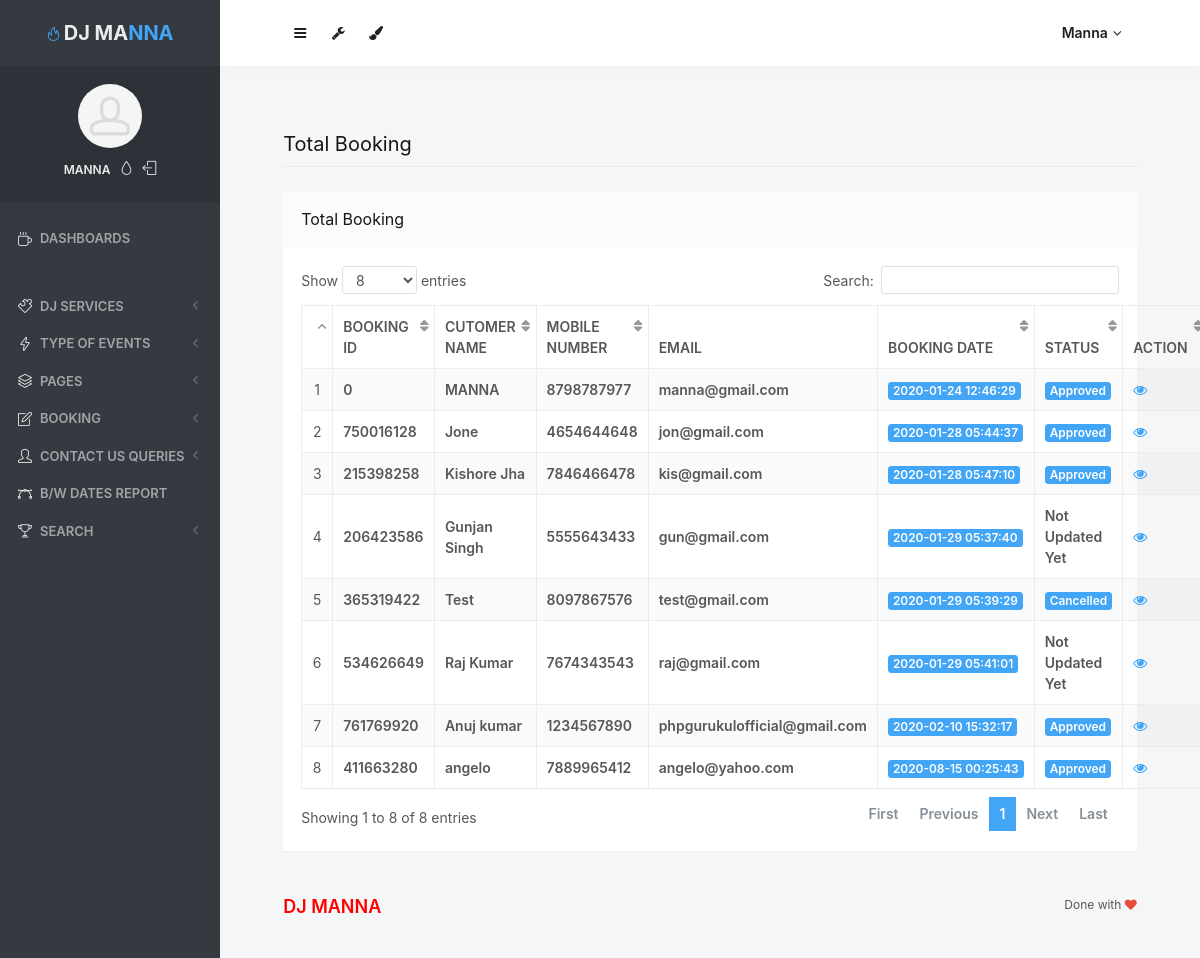
Page /admin/all-booking.php (signed in) on the committed database.
### tables this page shows
CREATE TABLE `tblbooking` (
  `ID` int(10) NOT NULL,
  `BookingID` int(10) DEFAULT NULL,
  `ServiceID` int(10) DEFAULT NULL,
  `Name` varchar(200) DEFAULT NULL,
  `MobileNumber` bigint(10) DEFAULT NULL,
  `Email` varchar(200) DEFAULT NULL,
  `EventDate` varchar(200) DEFAULT NULL,
  `EventStartingtime` varchar(200) DEFAULT NULL,
  `EventEndingtime` varchar(200) DEFAULT NULL,
  `VenueAddress` mediumtext DEFAULT NULL,
  `EventType` varchar(200) DEFAULT NULL,
  `AdditionalInformation` mediumtext DEFAULT NULL,
  `BookingDate` timestamp NULL DEFAULT current_timestamp(),
  `Remark` varchar(200) DEFAULT NULL,
  `Status` varchar(200) DEFAULT NULL,
  `UpdationDate` timestamp NULL DEFAULT NULL ON UPDATE current_timestamp()
);

### admin/all-booking.php (the view, shortened to what this page needs)
<?php
include('includes/dbconnection.php');
if (strlen($_SESSION['odmsaid']==0)) {
  header('location:logout.php');
  } else{
  ?>
<!doctype html>
<html lang="en" class="no-focus">
    <head>
        <link rel="stylesheet" href="assets/js/plugins/datatables/dataTables.bootstrap4.min.css">
        <link rel="stylesheet" id="css-main" href="assets/css/codebase.min.css">
    </head>
    <body>
        <div id="page-container" class="sidebar-o sidebar-inverse side-scroll page-header-fixed main-content-narrow">
           <?php include_once('includes/sidebar.php');?>
          <?php include_once('includes/header.php');?>
            <main id="main-container">
                <div class="content">
                    <h2 class="content-heading">Total Booking</h2>
                    <div class="block">
                        <div class="block-header block-header-default">
                            <h3 class="block-title">Total Booking</h3>
                        </div>
                        <div class="block-content block-content-full">
                            <table class="table table-bordered table-striped table-vcenter js-dataTable-full-pagination">
                                <thead>
                                    <tr>
                                        <th class="text-center"></th>
                                        <th>Booking ID</th>
                                        <th class="d-none d-sm-table-cell">Cutomer Name</th>
                                        <th class="d-none d-sm-table-cell">Mobile Number</th>
                                        <th class="d-none d-sm-table-cell">Email</th>
                                        <th class="d-none d-sm-table-cell">Booking Date</th>
                                        <th class="d-none d-sm-table-cell">Status</th>
                                        <th class="d-none d-sm-table-cell" style="width: 15%;">Action</th>
                                       </tr>
                                </thead>
                                <tbody>
                                    <?php
$sql="SELECT * from tblbooking";
$query = $dbh -> prepare($sql);
$query->execute();
$results=$query->fetchAll(PDO::FETCH_OBJ);
$cnt=1;
if($query->rowCount() > 0)
{
foreach($results as $row)
{               ?>
                                    <tr>
                                        <td class="text-center"><?php echo htmlentities($cnt);?></td>
                                        <td class="font-w600"><?php  echo htmlentities($row->BookingID);?></td>
                                        <td class="font-w600"><?php  echo htmlentities($row->Name);?></td>
                                        <td class="font-w600"><?php  echo htmlentities($row->MobileNumber);?></td>
                                        <td class="font-w600"><?php  echo htmlentities($row->Email);?></td>
                                        <td class="font-w600">
                                            <span class="badge badge-primary"><?php  echo htmlentities($row->BookingDate);?></span>
                                        </td>
                                        <?php if($row->Status==""){ ?>
                     <td class="font-w600"><?php echo "Not Updated Yet"; ?></td>
<?php } else { ?>
                                        <td class="d-none d-sm-table-cell">
                                            <span class="badge badge-primary"><?php  echo htmlentities($row->Status);?></span>
                                        </td>
<?php } ?>
                                         <td class="d-none d-sm-table-cell"><a href="view-booking-detail.php?editid=<?php echo htmlentities ($row->ID);?>&&bookingid=<?php echo htmlentities ($row->BookingID);?>"><i class="fa fa-eye" aria-hidden="true"></i></a></td>
                                    </tr>
                                    <?php $cnt=$cnt+1;}} ?>
                                </tbody>
                            </table>
                        </div>
                    </div>
                </div>
            </main>
           <?php include_once('includes/footer.php');?>
        </div>
    </body>
</html>
<?php }  ?>

### admin/includes/sidebar.php (shortened to what this page needs)
     <?php
include('includes/dbconnection.php');
if (strlen($_SESSION['odmsaid']==0)) {
  header('location:logout.php');
  } else{
  ?>
   <nav id="sidebar">
                <div id="sidebar-scroll">
                    <div class="sidebar-content">
                        <div class="content-header content-header-fullrow px-15">
                            <div class="content-header-section text-center align-parent sidebar-mini-hidden">
                                <div class="content-header-item">
                                    <a class="link-effect font-w700" href="dashboard.php">
                                        <i class="si si-fire text-primary"></i>
                                        <span class="font-size-xl text-dual-primary-dark">DJ MA</span><span class="font-size-xl text-primary">NNA</span>
                                    </a>
                                </div>
                            </div>
                        </div>
                        <div class="content-side content-side-full content-side-user px-10 align-parent">
                            <div class="sidebar-mini-hidden-b text-center">
                                <a class="img-link" href="be_pages_generic_profile.html">
                                    <img class="img-avatar" src="assets/img/avatars/avatar15.jpg" alt="">
                                </a>
                                <ul class="list-inline mt-10">
                                    <?php
$aid=$_SESSION['odmsaid'];
$sql="SELECT AdminName from  tbladmin where ID=:aid";
$query = $dbh -> prepare($sql);
$query->bindParam(':aid',$aid,PDO::PARAM_STR);
$query->execute();
$results=$query->fetchAll(PDO::FETCH_OBJ);
$cnt=1;
if($query->rowCount() > 0)
{
foreach($results as $row)
{               ?>
                                    <li class="list-inline-item">
                                        <a class="link-effect text-dual-primary-dark font-size-xs font-w600 text-uppercase" href="admin-profile.php"><?php  echo $row->AdminName;?></a>
                                    </li><?php $cnt=$cnt+1;}} ?>
                                    <li class="list-inline-item">
                                        <a class="link-effect text-dual-primary-dark" data-toggle="layout" data-action="sidebar_style_inverse_toggle" href="admin-profile.php">
                                            <i class="si si-drop"></i>
                                        </a>
                                    </li>
                                    <li class="list-inline-item">
                                        <a class="link-effect text-dual-primary-dark" href="logout.php">
                                            <i class="si si-logout"></i>
                                        </a>
                                    </li>
                                </ul>
                            </div>
                        </div>
                        <div class="content-side content-side-full">
                            <ul class="nav-main">
                                <li class="open">
                                    <a href="dashboard.php"><i class="si si-cup"></i><span class="sidebar-mini-hide">Dashboards</span></a>
                                </li>
                                <li class="nav-main-heading"><span class="sidebar-mini-visible">UI</span><span class="sidebar-mini-hidden"></span></li>
                                <li>
                                    <a class="nav-submenu" data-toggle="nav-submenu"><i class="si si-puzzle"></i><span class="sidebar-mini-hide"></span>DJ Services</a>
                                </li>
                                <li>
                                    <a class="nav-submenu" data-toggle="nav-submenu" href="#"><i class="si si-energy"></i><span class="sidebar-mini-hide">Type of Events</span></a>
                                </li>
                                <li>
                                    <a class="nav-submenu" data-toggle="nav-submenu" href="#"><i class="si si-layers"></i><span class="sidebar-mini-hide">Pages</span></a>
                                </li>
                                <li>
                                    <a class="nav-submenu" data-toggle="nav-submenu" href="#"><i class="si si-note"></i><span class="sidebar-mini-hide">Booking</span></a>
                                </li>
                                <li>
                                    <a class="nav-submenu" data-toggle="nav-submenu" href="#"><i class="si si-user"></i><span class="sidebar-mini-hide">Contact Us Queries</span></a>
                                </li>
                                <li>
                                    <a  href="between-dates-report.php"><i class="si si-vector"></i><span class="sidebar-mini-hide">B/w Dates Report</span></a>
                                </li>
                                <li>
                                    <a class="nav-submenu" data-toggle="nav-submenu" href="#"><i class="si si-trophy"></i><span class="sidebar-mini-hide">Search</span></a>
                                </li>
                            </ul>
                        </div>
                    </div>
                </div>
            </nav>
           <?php }  ?>

### admin/includes/header.php (shortened to what this page needs)
   <?php
include('includes/dbconnection.php');
if (strlen($_SESSION['odmsaid']==0)) {
  header('location:logout.php');
  } else{
  ?>
            <header id="page-header">
                <div class="content-header">
                    <div class="content-header-section">
                        <button type="button" class="btn btn-circle btn-dual-secondary" data-toggle="layout" data-action="sidebar_toggle">
                            <i class="fa fa-navicon"></i>
                        </button>
                        <div class="btn-group" role="group">
                            <button type="button" class="btn btn-circle btn-dual-secondary" id="page-header-options-dropdown" data-toggle="dropdown" aria-haspopup="true" aria-expanded="false">
                                <i class="fa fa-wrench"></i>
                            </button>
                        </div>
                        <div class="btn-group" role="group">
                            <button type="button" class="btn btn-circle btn-dual-secondary" id="page-header-themes-dropdown" data-toggle="dropdown" aria-haspopup="true" aria-expanded="false">
                                <i class="fa fa-paint-brush"></i>
                            </button>
                        </div>
                    </div>
                    <div class="content-header-section">
                        <div class="btn-group" role="group">
                            <?php
$aid=$_SESSION['odmsaid'];
$sql="SELECT AdminName from  tbladmin where ID=:aid";
$query = $dbh -> prepare($sql);
$query->bindParam(':aid',$aid,PDO::PARAM_STR);
$query->execute();
$results=$query->fetchAll(PDO::FETCH_OBJ);
$cnt=1;
if($query->rowCount() > 0)
{
foreach($results as $row)
{               ?>
                            <button type="button" class="btn btn-rounded btn-dual-secondary" id="page-header-user-dropdown" data-toggle="dropdown" aria-haspopup="true" aria-expanded="false">
                                <?php  echo $row->AdminName;?><i class="fa fa-angle-down ml-5"></i>
                            </button>
                            <?php $cnt=$cnt+1;}} ?>
                        </div>
                    </div>
                </div>
            </header>
            <?php }  ?>

### rows in the picture
tblbooking: BookingID "0", Name "MANNA", MobileNumber "8798787977", Email "manna@gmail.com", BookingDate "2020-01-24 12:46:29", Status "Approved"
tblbooking: BookingID "750016128", Name "Jone", MobileNumber "4654644648", Email "jon@gmail.com", BookingDate "2020-01-28 05:44:37", Status "Approved"
tblbooking: BookingID "215398258", Name "Kishore Jha", MobileNumber "7846466478", Email "kis@gmail.com", BookingDate "2020-01-28 05:47:10", Status "Approved"
tblbooking: BookingID "206423586", Name "Gunjan Singh", MobileNumber "5555643433", Email "gun@gmail.com", BookingDate "2020-01-29 05:37:40", shows "Not Updated Yet"
tblbooking: BookingID "365319422", Name "Test", MobileNumber "8097867576", Email "test@gmail.com", BookingDate "2020-01-29 05:39:29", Status "Cancelled"
tblbooking: BookingID "534626649", Name "Raj Kumar", MobileNumber "7674343543", Email "raj@gmail.com", BookingDate "2020-01-29 05:41:01", shows "Not Updated Yet"
tblbooking: BookingID "761769920", Name "Anuj kumar", MobileNumber "1234567890", Email "phpgurukulofficial@gmail.com", BookingDate "2020-02-10 15:32:17", Status "Approved"
tblbooking: BookingID "411663280", Name "angelo", MobileNumber "7889965412", Email "angelo@yahoo.com", BookingDate "2020-08-15 00:25:43", Status "Approved"

### other values in the picture
$row->AdminName "MANNA"
$row->AdminName "Manna"
